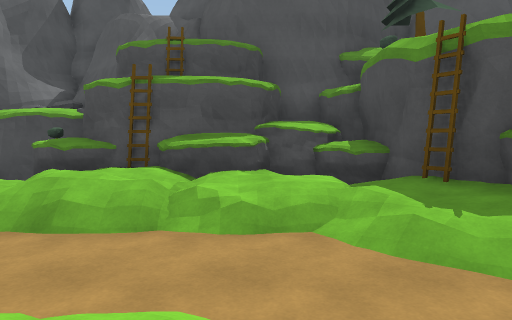
[1] (above)

15 first-person views from a walk through a scene from a Unity 3-D project. The camera is 1.3 m above the floor, tilts 4° down and sees 70° across. The floor is counted in squares, 2 m on a side. Each view is taken from the middle of a square. On the plan, view 1 faces up. The plan holds only what a view shows up to about 11 squares ahead; the rest is blank. The place goes on beyond the plan. Surface patterns are stand-ins for the level's own textures.

[2]
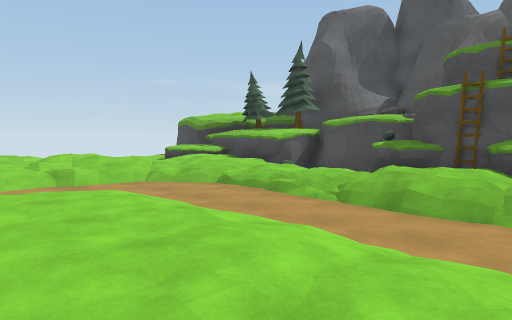

[3]
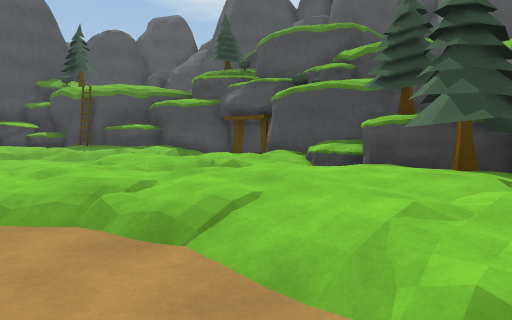

[4]
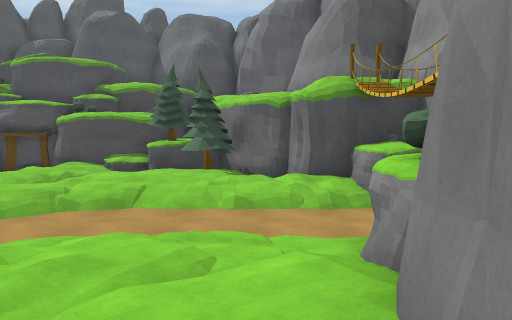

[5]
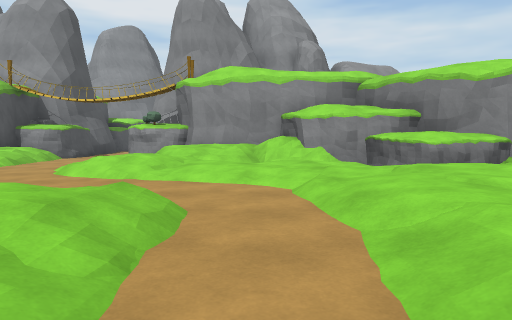

[6]
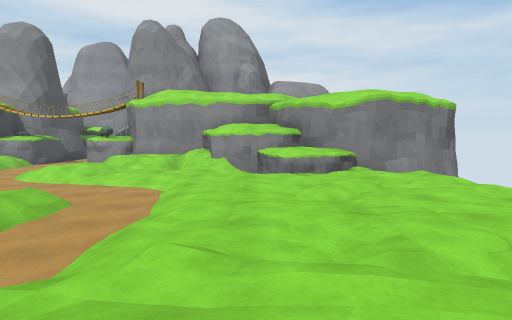

[7]
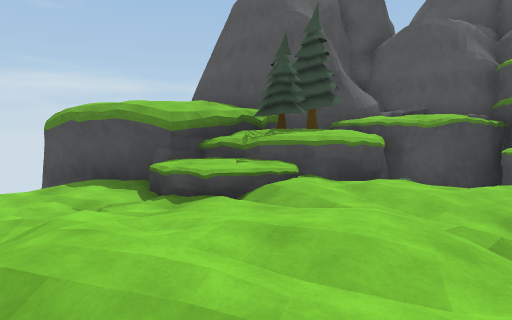

[8]
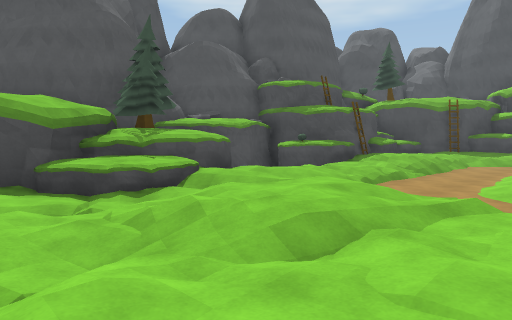

[9]
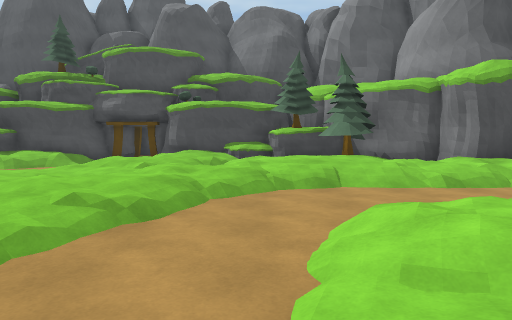

[10]
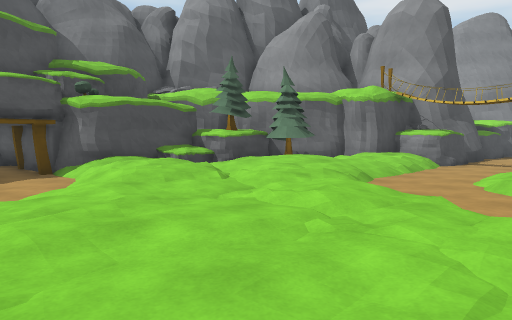

[11]
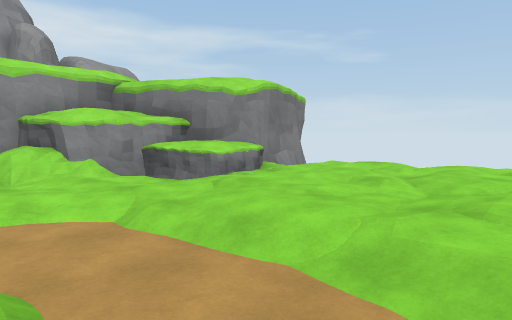

[12]
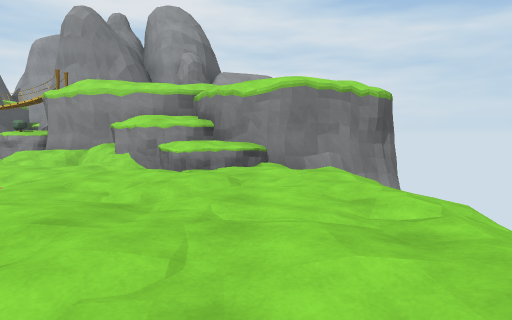

[13]
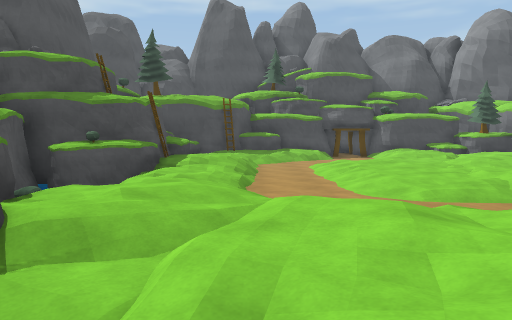

[14]
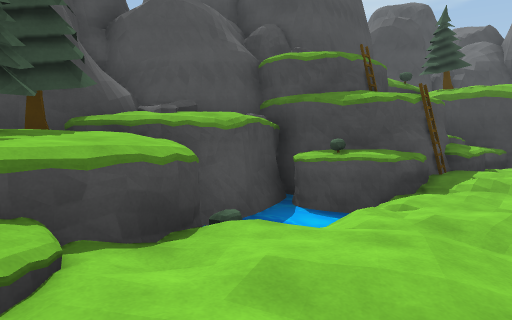

[15]
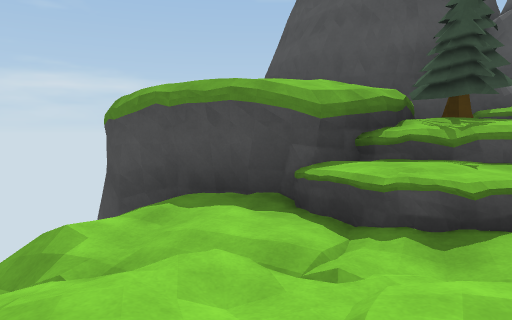

### Floor plan
Key: @ floor where view 1 was taken; # wall or solid block; . main floor; : floor 0.25 m higher than the main floor; - floor 0.25 m lower than the main floor; _ floor 0.5 m lower than the main floor; / step, stairs or slope; ≈ water the walk keeps out of; ^ raised ledge; R rock; B boulder; U bush; L ladder; T tree; O other object.
Columns run from 13 left of view 1 to 6 right of it. Each row starts with its distance up from view 1.
  9     #^###R##
  8      ^TT^R#BO
  7  ### TTT^^#BBB #
  6  #/#^TTU≈BUBLB B
  5  /--B/./ /BL#BBB
  4   _--/...     .LBB
  3   /--../___////.BB
  2   //::/________/.O
  1    .../__----/__.B
  0   ....-_---.-@___##
 -1  /..-./_/...--//_O##
 -2  /....-_/   -.   OO
 -3    ...-___//../ /O
 -4    .-.-/____/..-B##
 -5  #/#B----//__...TB#
 -6 ####B#^/..-__..TBB
 -7    ###^::/-__ .O#
 -8      ####BU__ BB
 -9          BB_/OB
-10            _BO
-11            _#
-12            _#

Where each view was taken, in squares from view 1:
view 1: 0 up, 0 right, facing up
view 2: 1 down, 0 right, facing up-left
view 3: 7 down, 2 left, facing up-right
view 4: 7 down, 6 left, facing right
view 5: 1 up, 6 left, facing down
view 6: 3 up, 8 left, facing down
view 7: 0 up, 8 left, facing up
view 8: 0 up, 11 left, facing up-right
view 9: 4 down, 6 left, facing right
view 10: 1 up, 4 left, facing down-right
view 11: 0 up, 5 left, facing down-left
view 12: 2 up, 10 left, facing down
view 13: 3 up, 10 left, facing right
view 14: 3 up, 8 left, facing up-right
view 15: 2 up, 10 left, facing up
